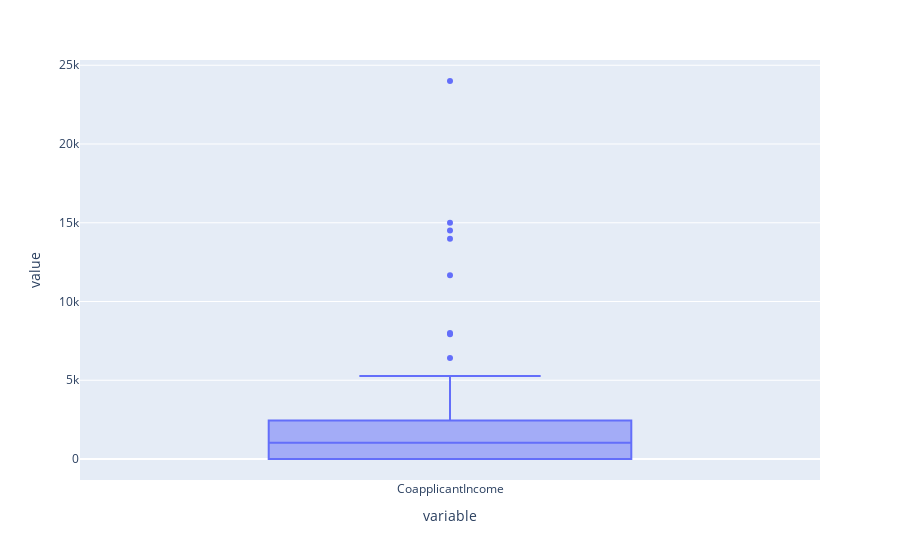

Here is the notebook cell this chart was saved with:
### Code cell
px.box(df.CoapplicantIncome)

### Figure 1 — Plotly figure (JSON) as saved in the notebook; plotly's stock layout.template omitted (floating-point values rounded to 4 significant figures; data arrays with more than 128 entries replaced by an {"elided": "..."} marker saying what was removed)
{"data": [{"alignmentgroup": "True", "hovertemplate": "variable=%{x}<br>value=%{y}<extra></extra>", "legendgroup": "", "marker": {"color": "#636efa"}, "name": "", "notched": false, "offsetgroup": "", "orientation": "v", "showlegend": false, "type": "box", "x": {"elided": "367 str values"}, "x0": " ", "xaxis": "x", "y": {"elided": "367 int values"}, "y0": " ", "yaxis": "y"}], "layout": {"autosize": true, "boxmode": "group", "legend": {"tracegroupgap": 0}, "margin": {"t": 60}, "xaxis": {"anchor": "y", "autorange": true, "domain": [0, 1], "range": [-0.5, 0.5], "title": {"text": "variable"}, "type": "category"}, "yaxis": {"anchor": "x", "autorange": true, "domain": [0, 1], "range": [-1333.0, 25330.0], "title": {"text": "value"}, "type": "linear"}}}
